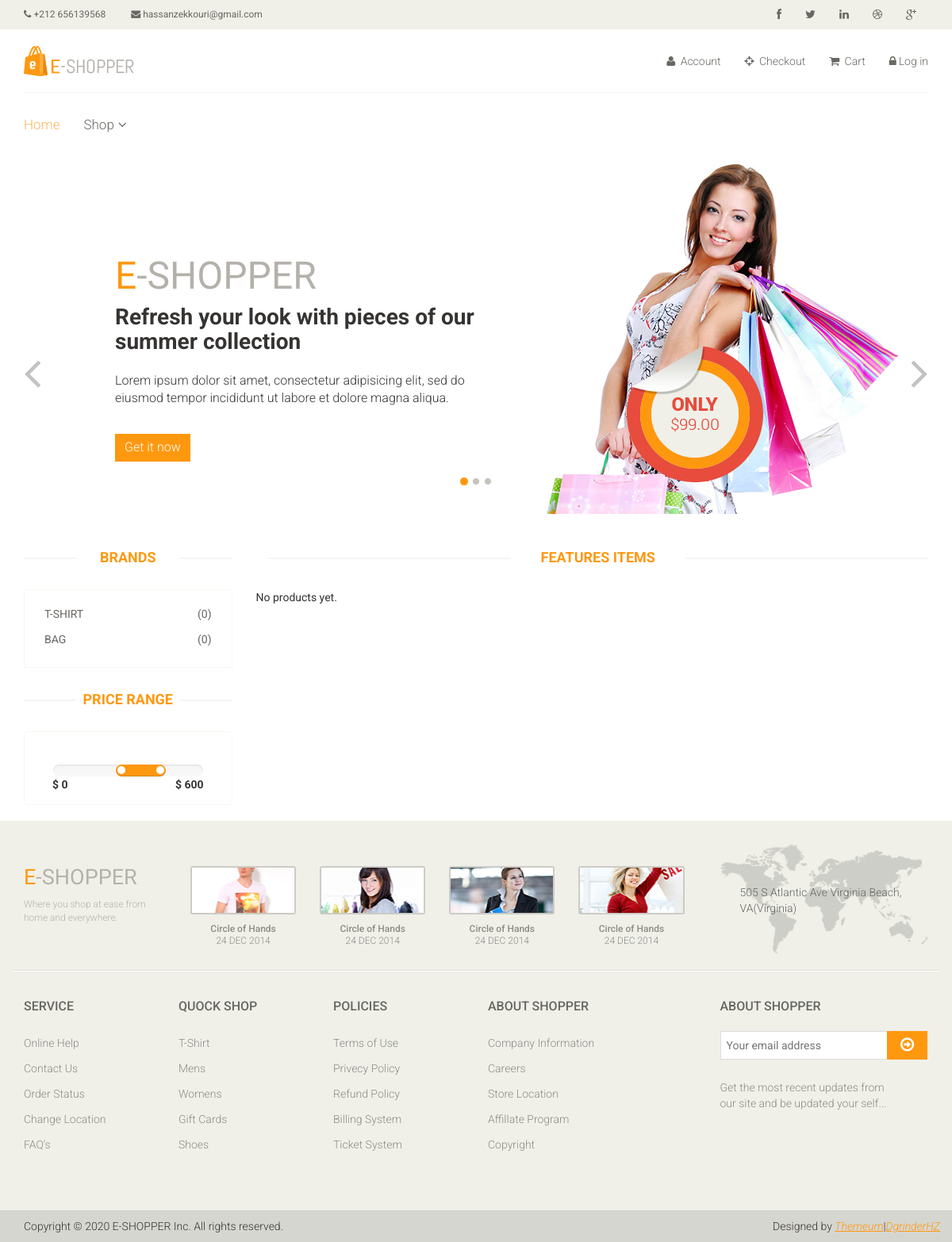
/products/, run on an earlier commit of the app's database.
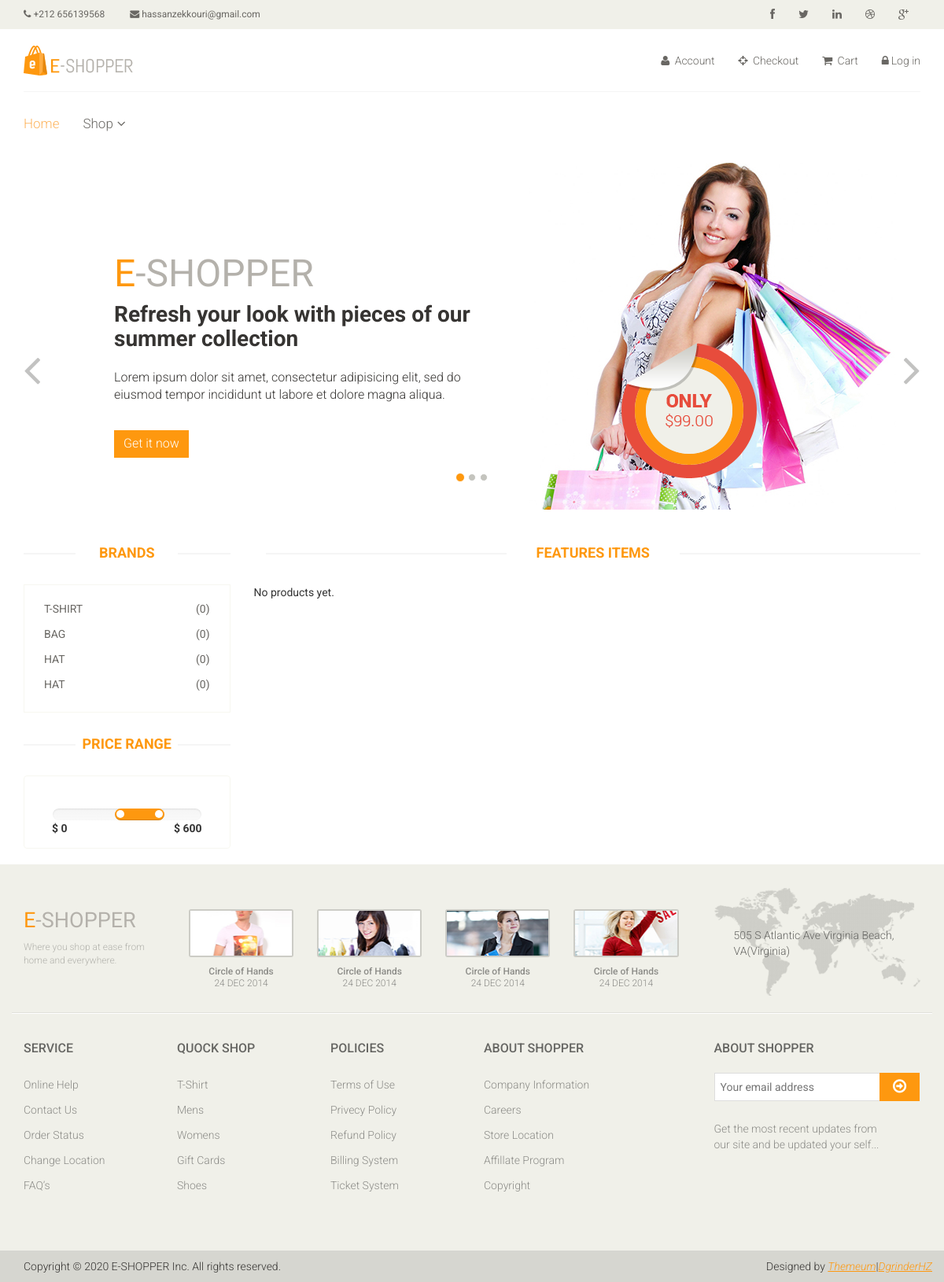
And on a later commit of the database.
### categories/models.py (models this page shows, shortened)
class Category(models.Model):
    title = models.CharField(max_length=100)
    products_count = models.PositiveIntegerField(default=0)

### products/views.py (the view)
# urls.py: path('products/', products_list, name='products_list'),
def products_list(request):
    products = Product.objects.all()[:6]
    categories = Category.objects.all()[:7]
    params = {'products': products, 'categories': categories}
    return render(request, 'products/products-list.html', params)

### templates/products/products-list.html (shortened to what the changed rows need)
{% extends 'base.html' %}
{% load static %}
{% block content %}
<section id="slider">
    <div class="container">
        <div class="row">
            <div class="col-sm-12">
                <div id="slider-carousel" class="carousel slide" data-ride="carousel">
                    <div class="carousel-inner">
                        <div class="item active">
                            <div class="col-sm-6">
                                <h1><span>E</span>-SHOPPER</h1>
                                <h2>Refresh your look with pieces of our summer collection</h2>
                            </div>
                        </div>
                    </div>
                </div>
            </div>
        </div>
    </div>
</section>
<section>
    <div class="container">
        <div class="row">
            <div class="col-sm-3">
                <div class="left-sidebar">
                    <div class="brands_products">
                        <h2>Brands</h2>
                        <div class="brands-name">
                            <ul class="nav nav-pills nav-stacked">
                                {% for c in categories %}
                                <li><a href="{% url 'products_by_category' category_id=c.id %}"><span class="pull-right">({{c.products_count}})</span>{{c.title}}</a></li>
                                {% endfor %}
                            </ul>
                        </div>
                    </div>
                    <div class="price-range">
                        <h2>Price Range</h2>
                    </div>
                </div>
            </div>
            <div class="col-sm-9 padding-right">
                <div class="features_items">
                    <h2 class="title text-center">Features Items</h2>
                </div>
            </div>
        </div>
    </div>
</section>
{% endblock %}

What changed in the data, as far as the page shows it:
added Category: products_count "0", title "HAT"
added Category: products_count "0", title "HAT"
